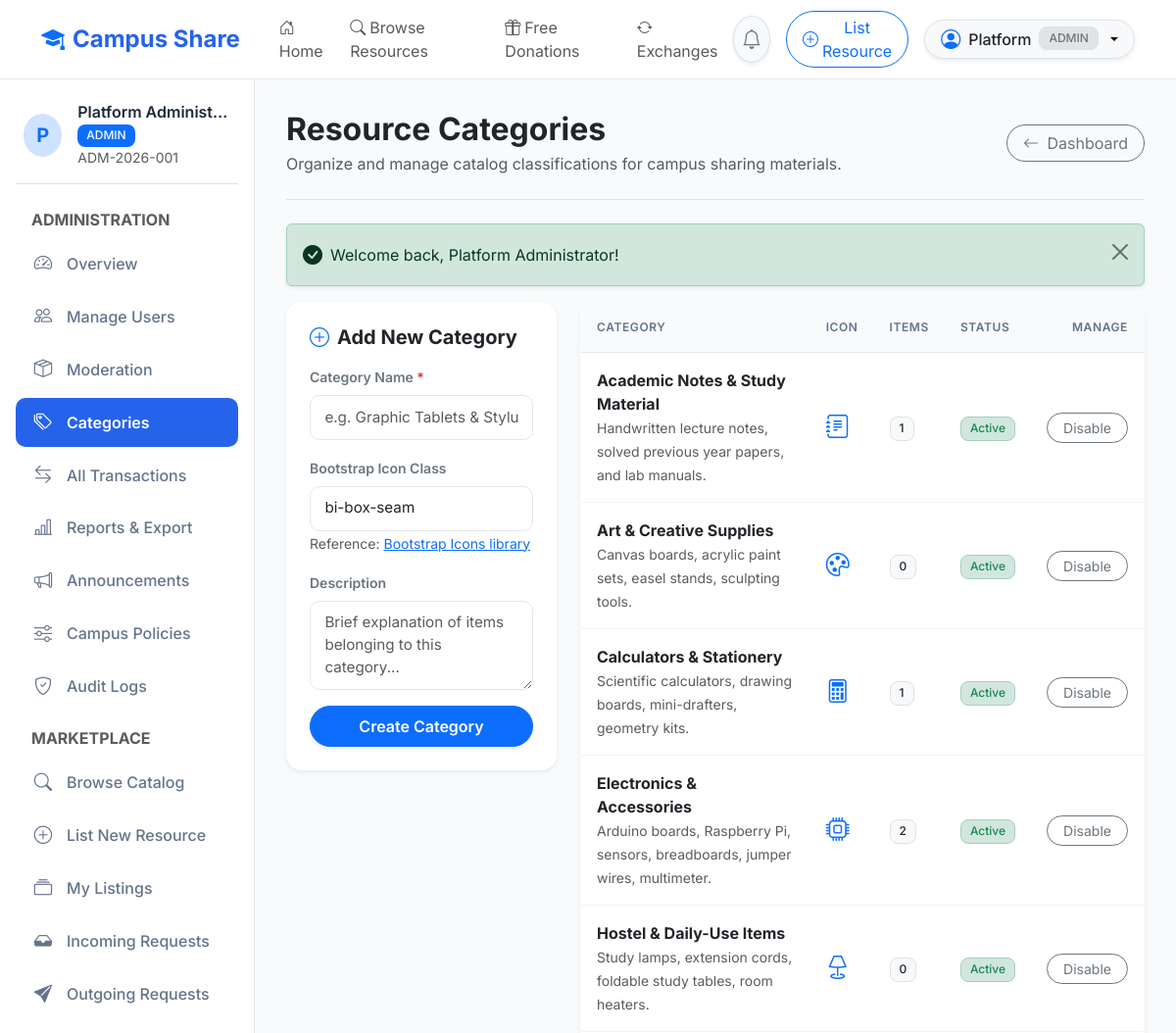
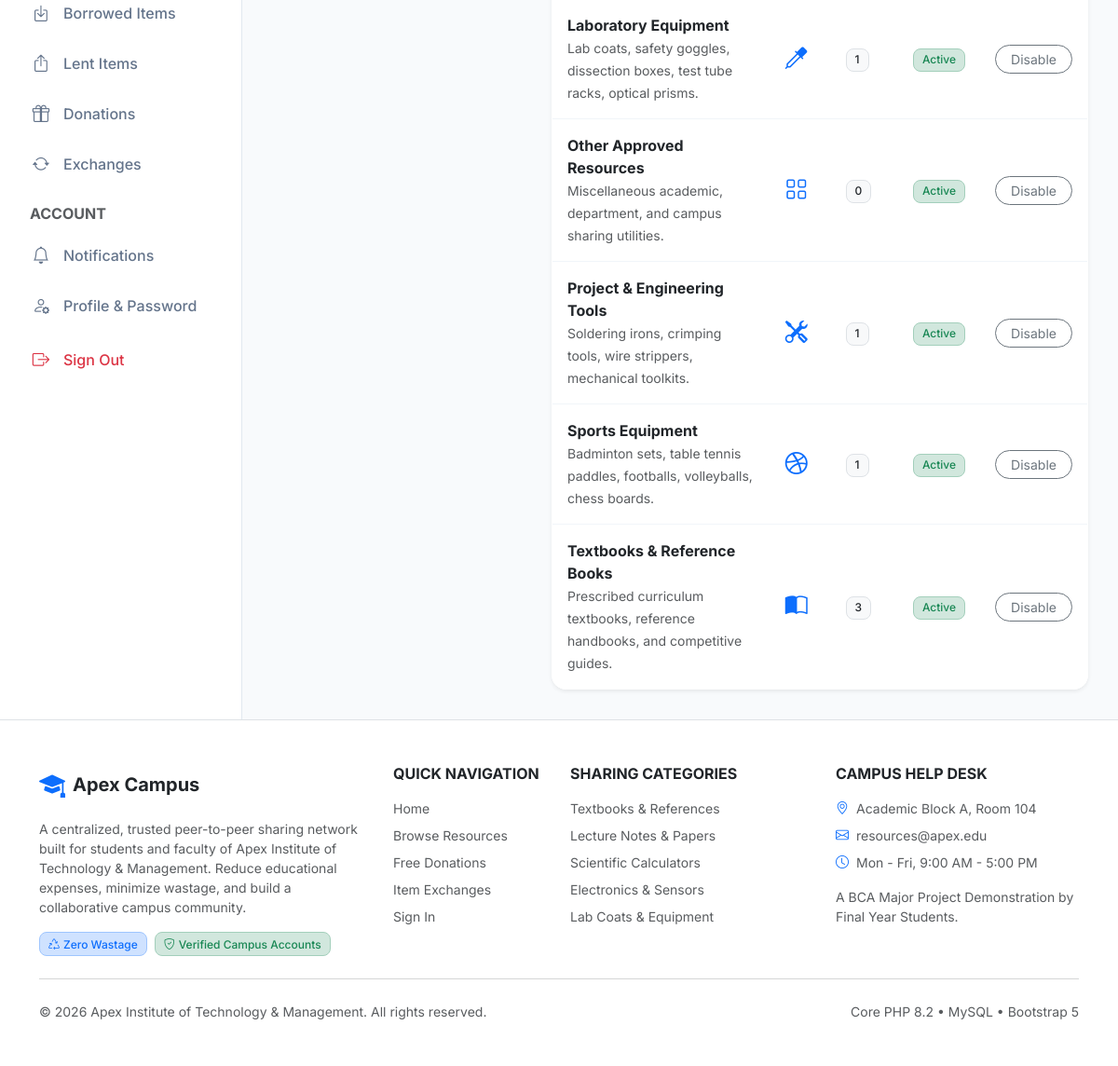
Screenshot of /admin/categories.php (signed in) with the database file from the repository (2 pictures, top to bottom).
### tables this page shows
CREATE TABLE `users` (
    `id` INT AUTO_INCREMENT PRIMARY KEY,
    `full_name` VARCHAR(100) NOT NULL,
    `email` VARCHAR(150) NOT NULL UNIQUE,
    `password_hash` VARCHAR(255) NOT NULL,
    `institution_id` VARCHAR(50) NOT NULL UNIQUE,
    `department_id` INT NULL,
    `role` ENUM('student', 'faculty', 'admin') NOT NULL DEFAULT 'student',
    `course` VARCHAR(100) NULL,
    `semester` INT NULL,
    `designation` VARCHAR(100) NULL,
    `phone` VARCHAR(30) NULL,
    `profile_image` VARCHAR(255) NULL,
    `account_status` ENUM('active', 'suspended', 'pending') NOT NULL DEFAULT 'active',
    `created_at` TIMESTAMP DEFAULT CURRENT_TIMESTAMP,
    `updated_at` TIMESTAMP DEFAULT CURRENT_TIMESTAMP ON UPDATE CURRENT_TIMESTAMP,
    INDEX `idx_users_role` (`role`),
    INDEX `idx_users_status` (`account_status`),
    CONSTRAINT `fk_users_department` FOREIGN KEY (`department_id`) REFERENCES `departments`(`id`) ON DELETE SET NULL
);

CREATE TABLE `categories` (
    `id` INT AUTO_INCREMENT PRIMARY KEY,
    `category_name` VARCHAR(100) NOT NULL UNIQUE,
    `slug` VARCHAR(100) NOT NULL UNIQUE,
    `description` TEXT NULL,
    `icon_class` VARCHAR(50) DEFAULT 'bi-box-seam',
    `status` ENUM('active', 'inactive') DEFAULT 'active',
    `created_at` TIMESTAMP DEFAULT CURRENT_TIMESTAMP
);

### admin/categories.php (the view, shortened to what the rows shown need)
<?php
require_role('admin');
$pdo = Database::getConnection();
$categories = $pdo->query("
    SELECT c.*, COUNT(r.id) as resource_count
    FROM categories c
    LEFT JOIN resources r ON c.id = r.category_id
    GROUP BY c.id
    ORDER BY c.category_name ASC
")->fetchAll();
require_once BASE_PATH . '/includes/header.php';
?>
<div class="dashboard-layout">
    <?php require_once BASE_PATH . '/includes/sidebar.php'; ?>
    <main class="dashboard-content">
        <div class="d-flex justify-content-between align-items-center pb-4 mb-4 border-bottom">
            <div>
                <h2 class="fw-bold text-dark mb-1">Resource Categories</h2>
            </div>
        </div>
        <div class="row g-4">
            <div class="col-lg-8">
                <div class="card border-0 rounded-4 shadow-sm bg-white overflow-hidden">
                    <div class="table-responsive">
                        <table class="table table-custom align-middle mb-0">
                            <thead>
                                <tr>
                                    <th>Category</th>
                                    <th>Icon</th>
                                    <th>Items</th>
                                    <th>Status</th>
                                    <th class="text-end">Manage</th>
                                </tr>
                            </thead>
                            <tbody>
                                <?php foreach ($categories as $cat): ?>
                                    <tr>
                                        <td>
                                            <div class="fw-bold text-dark"><?= e($cat['category_name']) ?></div>
                                            <small class="text-xs text-muted"><?= e($cat['description'] ?: 'No description') ?></small>
                                        </td>
                                        <td>
                                            <span class="fs-4 text-primary"><i class="bi <?= e($cat['icon_class']) ?>"></i></span>
                                        </td>
                                        <td>
                                            <span class="badge bg-light text-dark border"><?= $cat['resource_count'] ?></span>
                                        </td>
                                        <td>
                                            <?php if ($cat['status'] === 'active'): ?>
                                                <span class="badge bg-success-subtle text-success border border-success-subtle">Active</span>
                                            <?php else: ?>
                                                <span class="badge bg-secondary-subtle text-secondary border">Inactive</span>
                                            <?php endif; ?>
                                        </td>
                                        <td class="text-end">
                                            <form method="POST" action="<?= APP_URL ?>/admin/categories.php" class="d-inline">
                                                <button type="submit" class="btn btn-sm <?= ($cat['status'] === 'active') ? 'btn-outline-secondary' : 'btn-outline-success' ?> rounded-pill px-3">
                                                    <?= ($cat['status'] === 'active') ? 'Disable' : 'Enable' ?>
                                                </button>
                                            </form>
                                        </td>
                                    </tr>
                                <?php endforeach; ?>
                            </tbody>
                        </table>
                    </div>
                </div>
            </div>
        </div>
    </main>
</div>
<?php require_once BASE_PATH . '/includes/footer.php'; ?>

### includes/navbar.php (shortened to what the rows shown need)
<?php
$currentUser = is_logged_in() ? current_user() : null;
?>
<nav class="navbar navbar-expand-lg navbar-custom sticky-top py-2">
    <div class="container">
        <div class="collapse navbar-collapse" id="navbarMain">
            <div class="d-flex align-items-center gap-3">
                <?php if ($currentUser): ?>
                    <a href="<?= APP_URL ?>/student/notifications.php" class="btn btn-light position-relative rounded-circle border shadow-sm p-2" title="Notifications">
                        <i class="bi bi-bell text-secondary fs-5"></i>
                    </a>
                    <a href="<?= APP_URL ?>/student/add_resource.php" class="btn btn-outline-primary rounded-pill px-3 py-1 text-sm d-none d-sm-inline-flex align-items-center gap-1">
                        <i class="bi bi-plus-circle"></i>
                        <span>List Resource</span>
                    </a>
                    <div class="dropdown">
                        <button class="btn btn-light dropdown-toggle border rounded-pill d-flex align-items-center gap-2 py-1 px-3 shadow-sm" type="button" data-bs-toggle="dropdown" aria-expanded="false">
                            <i class="bi bi-person-circle fs-5 text-primary"></i>
                            <span class="fw-medium text-dark"><?= e(explode(' ', $currentUser['full_name'])[0]) ?></span>
                            <span class="badge bg-secondary-subtle text-secondary border text-xs"><?= strtoupper($currentUser['role']) ?></span>
                        </button>
                    </div>
                <?php else: ?>
                    <a href="<?= APP_URL ?>/login.php" class="btn btn-outline-primary rounded-pill px-4">Sign In</a>
                    <a href="<?= APP_URL ?>/register.php" class="btn btn-primary rounded-pill px-4">Register</a>
                <?php endif; ?>
            </div>
        </div>
    </div>
</nav>

### includes/sidebar.php (shortened to what the rows shown need)
<?php
$user = current_user();
?>
<aside class="dashboard-sidebar">
    <div class="d-flex align-items-center gap-3 mb-4 pb-3 border-bottom px-2">
        <div class="rounded-circle bg-primary-subtle text-primary d-flex align-items-center justify-content-center fw-bold fs-5" style="width: 44px; height: 44px;">
            <?= strtoupper(substr($user['full_name'], 0, 1)) ?>
        </div>
        <div class="overflow-hidden">
            <h6 class="mb-0 text-truncate fw-semibold"><?= e($user['full_name']) ?></h6>
            <span class="badge bg-primary text-white text-xs text-uppercase"><?= e($user['role']) ?></span>
            <small class="d-block text-muted text-xs text-truncate"><?= e($user['institution_id']) ?></small>
        </div>
    </div>
</aside>

### rows the page displays
users: full_name "Platform", role "ADMIN", full_name "P", full_name "Platform Administ…", institution "ADM-2026-001"
categories: category_name "Academic Notes & Study Material", description "Handwritten lecture notes, solved previous year papers, and lab manuals.", resource_count "1", status "Active"
categories: category_name "Art & Creative Supplies", description "Canvas boards, acrylic paint sets, easel stands, sculpting tools.", resource_count "0", status "Active"
categories: category_name "Calculators & Stationery", description "Scientific calculators, drawing boards, mini-drafters, geometry kits.", resource_count "1", status "Active"
categories: category_name "Electronics & Accessories", description "Arduino boards, Raspberry Pi, sensors, breadboards, jumper wires, multimeter.", resource_count "2", status "Active"
categories: category_name "Hostel & Daily-Use Items", description "Study lamps, extension cords, foldable study tables, room heaters.", resource_count "0", status "Active"
categories: category_name "Laboratory Equipment", description "Lab coats, safety goggles, dissection boxes, test tube racks, optical prisms.", resource_count "1", status "Active"
categories: category_name "Other Approved Resources", description "Miscellaneous academic, department, and campus sharing utilities.", resource_count "0", status "Active"
categories: category_name "Project & Engineering Tools", description "Soldering irons, crimping tools, wire strippers, mechanical toolkits.", resource_count "1", status "Active"
categories: category_name "Sports Equipment", description "Badminton sets, table tennis paddles, footballs, volleyballs, chess boards.", resource_count "1", status "Active"
categories: category_name "Textbooks & Reference Books", description "Prescribed curriculum textbooks, reference handbooks, and competitive guides.", resource_count "3", status "Active"

### other values shown
$msg "Welcome back, Platform Administrator!"
APP_NAME "Apex Campus"
INSTITUTION_NAME "Apex Institute of Technology & Management"
get_setting('campus_help_desk', 'Academic Block A, Room 104') "Academic Block A, Room 104"
get_setting('campus_contact_email', 'resources@apex.edu') "resources@apex.edu"
